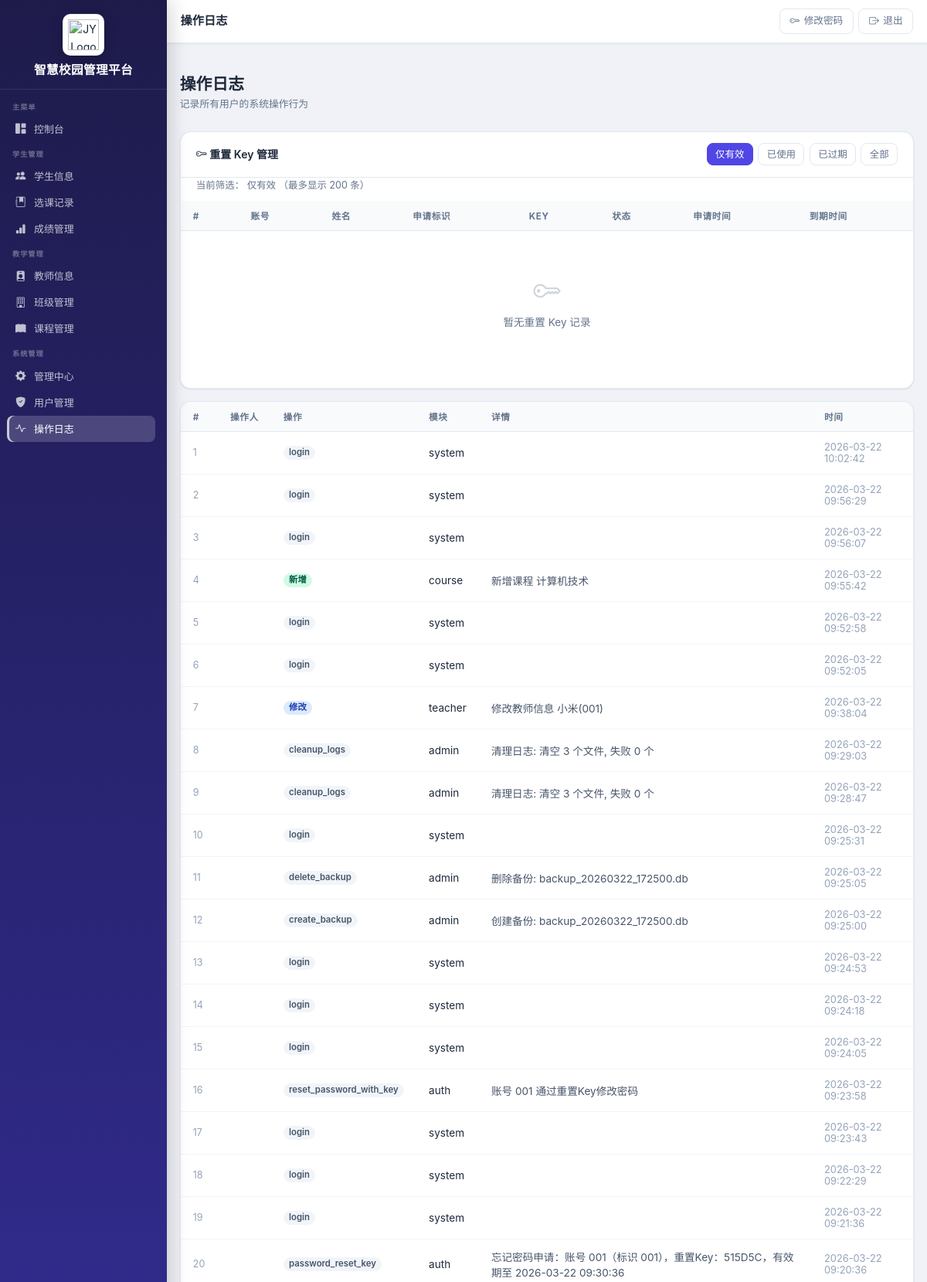
The app's page /ops-log (signed in, upper part) with its own data.
### app.py (models this page shows)
class OperationLog(db.Model):
    __tablename__ = "operation_logs"
    id = db.Column(db.Integer, primary_key=True)
    user_id = db.Column(db.Integer, db.ForeignKey("users.id"))
    action = db.Column(db.String(100), nullable=False)
    module = db.Column(db.String(50))  # 模块名 student, course, score
    record_id = db.Column(db.Integer)
    details = db.Column(db.Text)
    created_at = db.Column(db.DateTime, default=datetime.utcnow)
    updated_at = db.Column(db.DateTime, default=datetime.utcnow, onupdate=datetime.utcnow)

### app.py (the view)
@app.route("/ops-log")
@role_required("admin")
def list_ops_log():
    now = datetime.utcnow()
    key_status = request.args.get("key_status", "valid").strip().lower()
    logs = OperationLog.query.order_by(OperationLog.created_at.desc()).limit(500).all()
    reset_keys_q = (
        db.session.query(PasswordResetKey, User.username, User.full_name)
        .outerjoin(User, PasswordResetKey.user_id == User.id)
    )
    if key_status == "used":
        reset_keys_q = reset_keys_q.filter(PasswordResetKey.is_used.is_(True))
    elif key_status == "expired":
        reset_keys_q = reset_keys_q.filter(
            PasswordResetKey.is_used.is_(False),
            PasswordResetKey.expires_at < now,
        )
    elif key_status == "all":
        pass
    else:
        key_status = "valid"
        reset_keys_q = reset_keys_q.filter(
            PasswordResetKey.is_used.is_(False),
            PasswordResetKey.expires_at >= now,
        )
    reset_keys = (
        reset_keys_q
        .order_by(PasswordResetKey.created_at.desc())
        .limit(200)
        .all()
    )
    return render_template(
        "admin/logs.html",
        logs=logs,
        reset_keys=reset_keys,
        key_status=key_status,
        now=now,
    )

### app.py (called while the page is built)
def role_required(*roles):
    def decorator(f):
        @wraps(f)
        def decorated_function(*args, **kwargs):
            if "user_id" not in session:
                flash("请先登录", "warning")
                return redirect(url_for("login"))
            user = User.query.get(session.get("user_id"))
            if user.role not in roles:
                flash("权限不足", "danger")
                return redirect(url_for("dashboard"))
            return f(*args, **kwargs)
        return decorated_function
    return decorator

@app.context_processor
def inject_role_flags():
    role = session.get("role")
    user_id = session.get("user_id")
    return {
        "is_counselor": role == "teacher" and _is_counselor(user_id)
    }

### templates/admin/logs.html (shortened to what this page needs)
﻿{% extends "base.html" %}
{% block page_title %}操作日志{% endblock %}
{% block content %}
<div class="page-header">
  <div>
    <h1 class="page-title">操作日志</h1>
    <p class="page-subtitle">记录所有用户的系统操作行为</p>
  </div>
</div>
<div class="table-card" style="margin-bottom:1rem">
  <div class="table-toolbar">
    <div class="fw-semibold"><i class="bi bi-key"></i> 重置 Key 管理</div>
    <div class="d-flex" style="gap:.4rem;flex-wrap:wrap">
      <a href="{{ url_for('list_ops_log', key_status='valid') }}" class="btn btn-sm {% if key_status == 'valid' %}btn-primary{% else %}btn-outline-secondary{% endif %}">仅有效</a>
      <a href="{{ url_for('list_ops_log', key_status='used') }}" class="btn btn-sm {% if key_status == 'used' %}btn-primary{% else %}btn-outline-secondary{% endif %}">已使用</a>
      <a href="{{ url_for('list_ops_log', key_status='expired') }}" class="btn btn-sm {% if key_status == 'expired' %}btn-primary{% else %}btn-outline-secondary{% endif %}">已过期</a>
      <a href="{{ url_for('list_ops_log', key_status='all') }}" class="btn btn-sm {% if key_status == 'all' %}btn-primary{% else %}btn-outline-secondary{% endif %}">全部</a>
    </div>
  </div>
  <div style="padding:0 1.25rem .65rem;font-size:.78rem;color:#64748b">
    当前筛选：
    {% if key_status == 'valid' %}仅有效{% elif key_status == 'used' %}已使用{% elif key_status == 'expired' %}已过期{% else %}全部{% endif %}
    （最多显示 200 条）
  </div>
  <div class="table-responsive">
    <table class="table">
      <thead>
        <tr>
          <th>#</th>
          <th>账号</th>
          <th>姓名</th>
          <th>申请标识</th>
          <th>Key</th>
          <th>状态</th>
          <th>申请时间</th>
          <th>到期时间</th>
        </tr>
      </thead>
      <tbody>
        {% if reset_keys %}
        {% for item in reset_keys %}
        {% set key_row = item[0] %}
        {% set username = item[1] %}
        {% set full_name = item[2] %}
        <tr>
          <td style="color:#94a3b8;font-size:.78rem">{{ loop.index }}</td>
          <td><code style="background:#f1f5f9;padding:.15em .45em;border-radius:.3rem;font-size:.8rem">{{ username or '' }}</code></td>
          <td class="fw-semibold">{{ full_name or '' }}</td>
          <td>{{ key_row.requested_identifier or '' }}</td>
          <td><code style="background:#eef2ff;color:#4338ca;padding:.15em .45em;border-radius:.3rem;font-size:.8rem">{{ key_row.reset_key }}</code></td>
          <td>
            {% if key_row.is_used %}
            <span class="badge badge-secondary">已使用</span>
            {% elif key_row.expires_at and key_row.expires_at < now %}
            <span class="badge badge-danger">已过期</span>
            {% else %}
            <span class="badge badge-success">有效</span>
            {% endif %}
          </td>
          <td style="color:#94a3b8;font-size:.8rem">{{ key_row.created_at.strftime('%Y-%m-%d %H:%M:%S') if key_row.created_at else '' }}</td>
          <td style="color:#94a3b8;font-size:.8rem">{{ key_row.expires_at.strftime('%Y-%m-%d %H:%M:%S') if key_row.expires_at else '' }}</td>
        </tr>
        {% endfor %}
        {% else %}
        <tr>
          <td colspan="8">
            <div class="no-data">
              <i class="bi bi-key"></i>
              <p>暂无重置 Key 记录</p>
            </div>
          </td>
        </tr>
        {% endif %}
      </tbody>
    </table>
  </div>
</div>
<div class="table-card">
  <div class="table-responsive">
    <table class="table">
      <thead>
        <tr>
          <th>#</th>
          <th>操作人</th>
          <th>操作</th>
          <th>模块</th>
          <th>详情</th>
          <th>时间</th>
        </tr>
      </thead>
      <tbody>
        {% if logs %}
        {% for log in logs %}
        <tr>
          <td style="color:#94a3b8;font-size:.78rem">{{ loop.index }}</td>
          <td class="fw-semibold">{{ log.user.full_name if log.user else '' }}</td>
          <td>
            {% if log.action == 'create' %}
            <span class="badge badge-success">新增</span>
            {% elif log.action == 'update' %}
            <span class="badge badge-info">修改</span>
            {% elif log.action == 'delete' %}
            <span class="badge badge-danger">删除</span>
            {% else %}
            <span class="badge badge-secondary">{{ log.action }}</span>
            {% endif %}
          </td>
          <td>{{ log.module or '' }}</td>
          <td style="color:#475569">{{ log.details or '' }}</td>
          <td style="color:#94a3b8;font-size:.8rem">{{ log.created_at.strftime('%Y-%m-%d %H:%M:%S') if log.created_at else '' }}</td>
        </tr>
        {% endfor %}
        {% endif %}
      </tbody>
    </table>
  </div>
</div>
{% endblock %}

### templates/base.html (shortened to what this page needs)
﻿<!DOCTYPE html>
<html lang="zh-CN">
<head>
  <link href="https://cdn.jsdelivr.net/npm/bootstrap@5.3.3/dist/css/bootstrap.min.css" rel="stylesheet">
  <link rel="stylesheet" href="https://cdn.jsdelivr.net/npm/bootstrap-icons@1.11.0/font/bootstrap-icons.css">
  <link rel="stylesheet" href="{{ url_for('static', filename='style.css') }}">
</head>
<body>
{% if 'user_id' in session %}
<aside class="sidebar" id="sidebar">
  <div class="sidebar-brand">
    <div class="brand-logo">
      <img src="{{ url_for('static', filename='images/logo.png') }}" alt="JY Logo">
    </div>
    <div class="brand-name">智慧校园管理平台</div>
  </div>
  <nav class="sidebar-nav" id="sidebarNav">
    <div class="sidebar-section">
      <div class="sidebar-section-label">主菜单</div>
      <a class="sidebar-link {% if request.endpoint == 'dashboard' %}active{% endif %}"
         href="{{ url_for('dashboard') }}">
        <i class="bi bi-grid-1x2-fill nav-icon"></i> 控制台
      </a>
    </div>
    <div class="sidebar-section">
      <div class="sidebar-section-label">学生管理</div>
      {% if session.role != 'teacher' or is_counselor %}
      <a class="sidebar-link {% if 'student' in (request.endpoint or '') and 'score' not in (request.endpoint or '') %}active{% endif %}"
         href="{{ url_for('list_students') }}">
        <i class="bi bi-people-fill nav-icon"></i> {% if session.role == 'student' %}我的信息{% else %}学生信息{% endif %}
      </a>
      {% if session.role != 'student' %}
      <a class="sidebar-link {% if 'enrollment' in (request.endpoint or '') %}active{% endif %}"
         href="{{ url_for('list_enrollments') }}">
        <i class="bi bi-journal-bookmark-fill nav-icon"></i> 选课记录
      </a>
      {% endif %}
      {% endif %}
      <a class="sidebar-link {% if 'score' in (request.endpoint or '') %}active{% endif %}"
         href="{{ url_for('list_scores') }}">
        <i class="bi bi-bar-chart-fill nav-icon"></i> 成绩管理
      </a>
    </div>
    {% if session.role in ['admin', 'teacher'] %}
    <div class="sidebar-section">
      <div class="sidebar-section-label">教学管理</div>
      <a class="sidebar-link {% if 'teacher' in (request.endpoint or '') %}active{% endif %}"
         href="{{ url_for('list_teachers') }}">
        <i class="bi bi-person-badge-fill nav-icon"></i> 教师信息
      </a>
      {% if session.role == 'admin' or (session.role == 'teacher' and is_counselor) %}
      <a class="sidebar-link {% if 'class' in (request.endpoint or '') %}active{% endif %}"
         href="{{ url_for('list_classes') }}">
        <i class="bi bi-building nav-icon"></i> 班级管理
      </a>
      {% endif %}
      <a class="sidebar-link {% if 'course' in (request.endpoint or '') %}active{% endif %}"
         href="{{ url_for('list_courses') }}">
        <i class="bi bi-book-fill nav-icon"></i> 课程管理
      </a>
    </div>
    {% endif %}
    {% if session.role == 'admin' %}
    <div class="sidebar-section">
      <div class="sidebar-section-label">系统管理</div>
      <a class="sidebar-link {% if (request.endpoint or '').startswith('admin_') %}active{% endif %}"
         href="{{ url_for('admin_index') }}">
        <i class="bi bi-gear-fill nav-icon"></i> 管理中心
      </a>
      <a class="sidebar-link {% if 'user' in (request.endpoint or '') %}active{% endif %}"
         href="{{ url_for('list_users') }}">
        <i class="bi bi-shield-fill-check nav-icon"></i> 用户管理
      </a>
      <a class="sidebar-link {% if request.endpoint == 'list_ops_log' %}active{% endif %}"
         href="{{ url_for('list_ops_log') }}">
        <i class="bi bi-activity nav-icon"></i> 操作日志
      </a>
    </div>
    {% endif %}
  </nav>
</aside>
<header class="topbar">
  <div class="topbar-title">{% block page_title %}{% endblock %}</div>
  <div class="topbar-actions">
    <a href="{{ url_for('change_password') }}" class="topbar-btn d-none d-md-inline-flex">
      <i class="bi bi-key"></i> 修改密码
    </a>
    <a href="{{ url_for('logout') }}" class="topbar-btn btn-exit">
      <i class="bi bi-box-arrow-right"></i> 退出
    </a>
  </div>
</header>
<main class="main-content">
  <div class="page-container">
{% else %}
<main>
{% endif %}
{% block content %}{% endblock %}
{% if 'user_id' in session %}
  </div>
</main>
{% else %}
</main>
{% endif %}
</body>
</html>

### records on screen
OperationLog: action "login", module "system", created_at "2026-03-22 10:02:42"
OperationLog: action "login", module "system", created_at "2026-03-22 09:56:29"
OperationLog: action "login", module "system", created_at "2026-03-22 09:56:07"
OperationLog: action "新增", module "course", details "新增课程 计算机技术", created_at "2026-03-22 09:55:42"
OperationLog: action "login", module "system", created_at "2026-03-22 09:52:58"
OperationLog: action "login", module "system", created_at "2026-03-22 09:52:05"
OperationLog: action "修改", module "teacher", details "修改教师信息 小米(001)", created_at "2026-03-22 09:38:04"
OperationLog: action "cleanup_logs", module "admin", details "清理日志: 清空 3 个文件, 失败 0 个", created_at "2026-03-22 09:29:03"
OperationLog: action "cleanup_logs", module "admin", details "清理日志: 清空 3 个文件, 失败 0 个", created_at "2026-03-22 09:28:47"
OperationLog: action "login", module "system", created_at "2026-03-22 09:25:31"
OperationLog: action "delete_backup", module "admin", details "删除备份: backup_20260322_172500.db", created_at "2026-03-22 09:25:05"
OperationLog: action "create_backup", module "admin", details "创建备份: backup_20260322_172500.db", created_at "2026-03-22 09:25:00"
OperationLog: action "login", module "system", created_at "2026-03-22 09:24:53"
OperationLog: action "login", module "system", created_at "2026-03-22 09:24:18"
OperationLog: action "login", module "system", created_at "2026-03-22 09:24:05"
OperationLog: action "reset_password_with_key", module "auth", details "账号 001 通过重置Key修改密码", created_at "2026-03-22 09:23:58"
OperationLog: action "login", module "system", created_at "2026-03-22 09:23:43"
OperationLog: action "login", module "system", created_at "2026-03-22 09:22:29"
OperationLog: action "login", module "system", created_at "2026-03-22 09:21:36"
OperationLog: action "password_reset_key", module "auth", details "忘记密码申请：账号 001（标识 001），重置Key：515D5C，有效期至 2026-03-22 09:30:36", created_at "2026-03-22 09:20:36"
